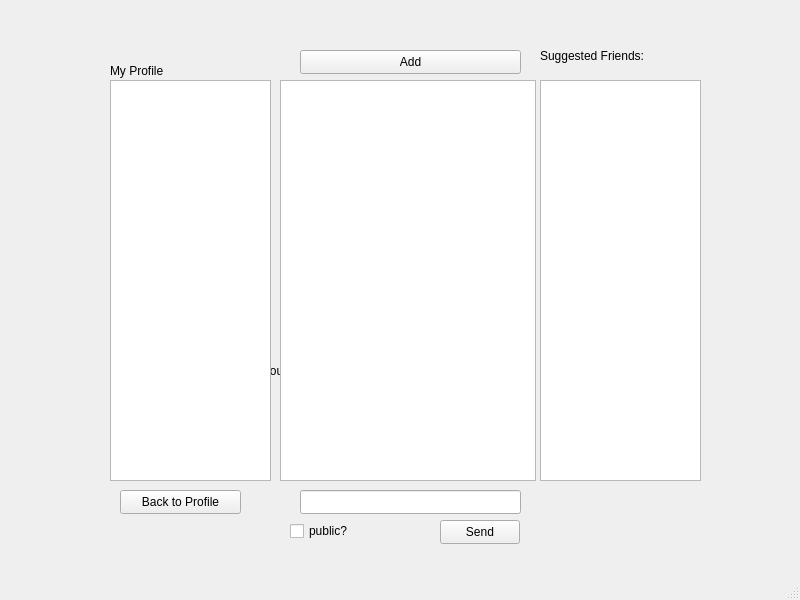
<?xml version="1.0" encoding="UTF-8"?>
<ui version="4.0">
 <class>SocialNetworkWindow</class>
 <widget class="QMainWindow" name="SocialNetworkWindow">
  <property name="geometry">
   <rect>
    <x>0</x>
    <y>0</y>
    <width>800</width>
    <height>600</height>
   </rect>
  </property>
  <property name="windowTitle">
   <string>SocialNetworkWindow</string>
  </property>
  <widget class="QWidget" name="centralwidget">
   <widget class="QTextEdit" name="loginTextEdit">
    <property name="geometry">
     <rect>
      <x>290</x>
      <y>290</y>
      <width>171</width>
      <height>31</height>
     </rect>
    </property>
   </widget>
   <widget class="QLabel" name="loginLabel">
    <property name="geometry">
     <rect>
      <x>290</x>
      <y>330</y>
      <width>91</width>
      <height>20</height>
     </rect>
    </property>
    <property name="text">
     <string>Enter your name.</string>
    </property>
   </widget>
   <widget class="QPushButton" name="loginButton">
    <property name="geometry">
     <rect>
      <x>390</x>
      <y>330</y>
      <width>71</width>
      <height>24</height>
     </rect>
    </property>
    <property name="text">
     <string>login</string>
    </property>
   </widget>
   <widget class="QLabel" name="loginErrorLabel">
    <property name="geometry">
     <rect>
      <x>210</x>
      <y>360</y>
      <width>341</width>
      <height>21</height>
     </rect>
    </property>
    <property name="text">
     <string>That user could not be found in the network.</string>
    </property>
   </widget>
   <widget class="QLabel" name="profileLabel">
    <property name="geometry">
     <rect>
      <x>110</x>
      <y>60</y>
      <width>281</width>
      <height>21</height>
     </rect>
    </property>
    <property name="text">
     <string>My Profile</string>
    </property>
   </widget>
   <widget class="QTableWidget" name="profileTable">
    <property name="geometry">
     <rect>
      <x>110</x>
      <y>80</y>
      <width>161</width>
      <height>401</height>
     </rect>
    </property>
   </widget>
   <widget class="QPushButton" name="profileButton">
    <property name="geometry">
     <rect>
      <x>120</x>
      <y>490</y>
      <width>121</width>
      <height>24</height>
     </rect>
    </property>
    <property name="text">
     <string>Back to Profile</string>
    </property>
   </widget>
   <widget class="QTableWidget" name="suggestedTable">
    <property name="geometry">
     <rect>
      <x>540</x>
      <y>80</y>
      <width>161</width>
      <height>401</height>
     </rect>
    </property>
   </widget>
   <widget class="QLabel" name="suggestedLabel">
    <property name="geometry">
     <rect>
      <x>540</x>
      <y>30</y>
      <width>181</width>
      <height>51</height>
     </rect>
    </property>
    <property name="text">
     <string>Suggested Friends:</string>
    </property>
   </widget>
   <widget class="QPushButton" name="addButton">
    <property name="geometry">
     <rect>
      <x>300</x>
      <y>50</y>
      <width>221</width>
      <height>24</height>
     </rect>
    </property>
    <property name="text">
     <string>Add</string>
    </property>
   </widget>
   <widget class="QTableWidget" name="postsTable">
    <property name="geometry">
     <rect>
      <x>280</x>
      <y>80</y>
      <width>256</width>
      <height>401</height>
     </rect>
    </property>
   </widget>
   <widget class="QLineEdit" name="sendEdit">
    <property name="geometry">
     <rect>
      <x>300</x>
      <y>490</y>
      <width>221</width>
      <height>24</height>
     </rect>
    </property>
   </widget>
   <widget class="QCheckBox" name="sendBox">
    <property name="geometry">
     <rect>
      <x>290</x>
      <y>520</y>
      <width>78</width>
      <height>22</height>
     </rect>
    </property>
    <property name="text">
     <string>public?</string>
    </property>
   </widget>
   <widget class="QPushButton" name="sendButton">
    <property name="geometry">
     <rect>
      <x>440</x>
      <y>520</y>
      <width>80</width>
      <height>24</height>
     </rect>
    </property>
    <property name="text">
     <string>Send</string>
    </property>
   </widget>
  </widget>
  <widget class="QMenuBar" name="menubar">
   <property name="geometry">
    <rect>
     <x>0</x>
     <y>0</y>
     <width>800</width>
     <height>21</height>
    </rect>
   </property>
  </widget>
  <widget class="QStatusBar" name="statusbar"/>
 </widget>
 <resources/>
 <connections/>
</ui>
